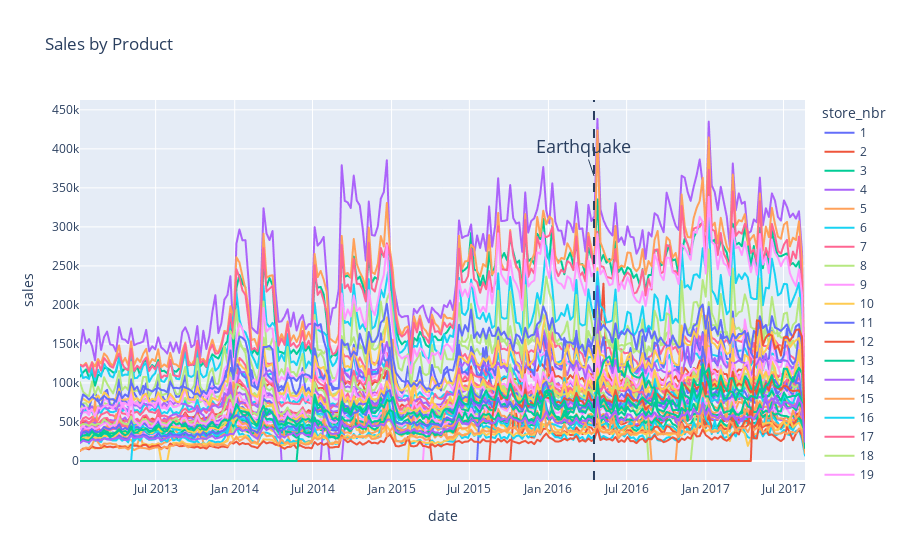

The notebook cell saved with this chart:
### Code cell
weekly_type = df.drop(["family", "id", "store_nbr"], axis=1).groupby(df["store_nbr"]).resample("W").sum().reset_index()
fig = px.line(weekly_type, x="date", y="sales", color="store_nbr", title="Sales by Product")
fig.add_vline(x="2016-04-16", line_dash="dash", line_width=2)
fig.add_annotation(x="2016-04-16", y=0.8, yref="paper",
            text="Earthquake", font_size=18)
fig.show()

### Figure 1 — Plotly figure (JSON) as saved in the notebook; plotly's stock layout.template omitted (floating-point values rounded to 4 significant figures; data arrays with more than 128 entries replaced by an {"elided": "..."} marker saying what was removed)
{"data": [{"hovertemplate": "store_nbr=1<br>date=%{x}<br>sales=%{y}<extra></extra>", "legendgroup": "1", "line": {"color": "#636efa", "dash": "solid"}, "marker": {"symbol": "circle"}, "mode": "lines", "name": "1", "showlegend": true, "type": "scattergl", "x": {"elided": "242 str values"}, "xaxis": "x", "y": {"elided": "242 float values"}, "yaxis": "y"}, {"hovertemplate": "store_nbr=2<br>date=%{x}<br>sales=%{y}<extra></extra>", "legendgroup": "2", "line": {"color": "#EF553B", "dash": "solid"}, "marker": {"symbol": "circle"}, "mode": "lines", "name": "2", "showlegend": true, "type": "scattergl", "x": {"elided": "242 str values"}, "xaxis": "x", "y": {"elided": "242 float values"}, "yaxis": "y"}, {"hovertemplate": "store_nbr=3<br>date=%{x}<br>sales=%{y}<extra></extra>", "legendgroup": "3", "line": {"color": "#00cc96", "dash": "solid"}, "marker": {"symbol": "circle"}, "mode": "lines", "name": "3", "showlegend": true, "type": "scattergl", "x": {"elided": "242 str values"}, "xaxis": "x", "y": {"elided": "242 float values"}, "yaxis": "y"}, {"hovertemplate": "store_nbr=4<br>date=%{x}<br>sales=%{y}<extra></extra>", "legendgroup": "4", "line": {"color": "#ab63fa", "dash": "solid"}, "marker": {"symbol": "circle"}, "mode": "lines", "name": "4", "showlegend": true, "type": "scattergl", "x": {"elided": "242 str values"}, "xaxis": "x", "y": {"elided": "242 float values"}, "yaxis": "y"}, {"hovertemplate": "store_nbr=5<br>date=%{x}<br>sales=%{y}<extra></extra>", "legendgroup": "5", "line": {"color": "#FFA15A", "dash": "solid"}, "marker": {"symbol": "circle"}, "mode": "lines", "name": "5", "showlegend": true, "type": "scattergl", "x": {"elided": "242 str values"}, "xaxis": "x", "y": {"elided": "242 float values"}, "yaxis": "y"}, {"hovertemplate": "store_nbr=6<br>date=%{x}<br>sales=%{y}<extra></extra>", "legendgroup": "6", "line": {"color": "#19d3f3", "dash": "solid"}, "marker": {"symbol": "circle"}, "mode": "lines", "name": "6", "showlegend": true, "type": "scattergl", "x": {"elided": "242 str values"}, "xaxis": "x", "y": {"elided": "242 float values"}, "yaxis": "y"}, {"hovertemplate": "store_nbr=7<br>date=%{x}<br>sales=%{y}<extra></extra>", "legendgroup": "7", "line": {"color": "#FF6692", "dash": "solid"}, "marker": {"symbol": "circle"}, "mode": "lines", "name": "7", "showlegend": true, "type": "scattergl", "x": {"elided": "242 str values"}, "xaxis": "x", "y": {"elided": "242 float values"}, "yaxis": "y"}, {"hovertemplate": "store_nbr=8<br>date=%{x}<br>sales=%{y}<extra></extra>", "legendgroup": "8", "line": {"color": "#B6E880", "dash": "solid"}, "marker": {"symbol": "circle"}, "mode": "lines", "name": "8", "showlegend": true, "type": "scattergl", "x": {"elided": "242 str values"}, "xaxis": "x", "y": {"elided": "242 float values"}, "yaxis": "y"}, {"hovertemplate": "store_nbr=9<br>date=%{x}<br>sales=%{y}<extra></extra>", "legendgroup": "9", "line": {"color": "#FF97FF", "dash": "solid"}, "marker": {"symbol": "circle"}, "mode": "lines", "name": "9", "showlegend": true, "type": "scattergl", "x": {"elided": "242 str values"}, "xaxis": "x", "y": {"elided": "242 float values"}, "yaxis": "y"}, {"hovertemplate": "store_nbr=10<br>date=%{x}<br>sales=%{y}<extra></extra>", "legendgroup": "10", "line": {"color": "#FECB52", "dash": "solid"}, "marker": {"symbol": "circle"}, "mode": "lines", "name": "10", "showlegend": true, "type": "scattergl", "x": {"elided": "242 str values"}, "xaxis": "x", "y": {"elided": "242 float values"}, "yaxis": "y"}, {"hovertemplate": "store_nbr=11<br>date=%{x}<br>sales=%{y}<extra></extra>", "legendgroup": "11", "line": {"color": "#636efa", "dash": "solid"}, "marker": {"symbol": "circle"}, "mode": "lines", "name": "11", "showlegend": true, "type": "scattergl", "x": {"elided": "242 str values"}, "xaxis": "x", "y": {"elided": "242 float values"}, "yaxis": "y"}, {"hovertemplate": "store_nbr=12<br>date=%{x}<br>sales=%{y}<extra></extra>", "legendgroup": "12", "line": {"color": "#EF553B", "dash": "solid"}, "marker": {"symbol": "circle"}, "mode": "lines", "name": "12", "showlegend": true, "type": "scattergl", "x": {"elided": "242 str values"}, "xaxis": "x", "y": {"elided": "242 float values"}, "yaxis": "y"}, {"hovertemplate": "store_nbr=13<br>date=%{x}<br>sales=%{y}<extra></extra>", "legendgroup": "13", "line": {"color": "#00cc96", "dash": "solid"}, "marker": {"symbol": "circle"}, "mode": "lines", "name": "13", "showlegend": true, "type": "scattergl", "x": {"elided": "242 str values"}, "xaxis": "x", "y": {"elided": "242 float values"}, "yaxis": "y"}, {"hovertemplate": "store_nbr=14<br>date=%{x}<br>sales=%{y}<extra></extra>", "legendgroup": "14", "line": {"color": "#ab63fa", "dash": "solid"}, "marker": {"symbol": "circle"}, "mode": "lines", "name": "14", "showlegend": true, "type": "scattergl", "x": {"elided": "242 str values"}, "xaxis": "x", "y": {"elided": "242 float values"}, "yaxis": "y"}, {"hovertemplate": "store_nbr=15<br>date=%{x}<br>sales=%{y}<extra></extra>", "legendgroup": "15", "line": {"color": "#FFA15A", "dash": "solid"}, "marker": {"symbol": "circle"}, "mode": "lines", "name": "15", "showlegend": true, "type": "scattergl", "x": {"elided": "242 str values"}, "xaxis": "x", "y": {"elided": "242 float values"}, "yaxis": "y"}, {"hovertemplate": "store_nbr=16<br>date=%{x}<br>sales=%{y}<extra></extra>", "legendgroup": "16", "line": {"color": "#19d3f3", "dash": "solid"}, "marker": {"symbol": "circle"}, "mode": "lines", "name": "16", "showlegend": true, "type": "scattergl", "x": {"elided": "242 str values"}, "xaxis": "x", "y": {"elided": "242 float values"}, "yaxis": "y"}, {"hovertemplate": "store_nbr=17<br>date=%{x}<br>sales=%{y}<extra></extra>", "legendgroup": "17", "line": {"color": "#FF6692", "dash": "solid"}, "marker": {"symbol": "circle"}, "mode": "lines", "name": "17", "showlegend": true, "type": "scattergl", "x": {"elided": "242 str values"}, "xaxis": "x", "y": {"elided": "242 float values"}, "yaxis": "y"}, {"hovertemplate": "store_nbr=18<br>date=%{x}<br>sales=%{y}<extra></extra>", "legendgroup": "18", "line": {"color": "#B6E880", "dash": "solid"}, "marker": {"symbol": "circle"}, "mode": "lines", "name": "18", "showlegend": true, "type": "scattergl", "x": {"elided": "242 str values"}, "xaxis": "x", "y": {"elided": "242 float values"}, "yaxis": "y"}, {"hovertemplate": "store_nbr=19<br>date=%{x}<br>sales=%{y}<extra></extra>", "legendgroup": "19", "line": {"color": "#FF97FF", "dash": "solid"}, "marker": {"symbol": "circle"}, "mode": "lines", "name": "19", "showlegend": true, "type": "scattergl", "x": {"elided": "242 str values"}, "xaxis": "x", "y": {"elided": "242 float values"}, "yaxis": "y"}, {"hovertemplate": "store_nbr=20<br>date=%{x}<br>sales=%{y}<extra></extra>", "legendgroup": "20", "line": {"color": "#FECB52", "dash": "solid"}, "marker": {"symbol": "circle"}, "mode": "lines", "name": "20", "showlegend": true, "type": "scattergl", "x": {"elided": "242 str values"}, "xaxis": "x", "y": {"elided": "242 float values"}, "yaxis": "y"}, {"hovertemplate": "store_nbr=21<br>date=%{x}<br>sales=%{y}<extra></extra>", "legendgroup": "21", "line": {"color": "#636efa", "dash": "solid"}, "marker": {"symbol": "circle"}, "mode": "lines", "name": "21", "showlegend": true, "type": "scattergl", "x": {"elided": "242 str values"}, "xaxis": "x", "y": {"elided": "242 float values"}, "yaxis": "y"}, {"hovertemplate": "store_nbr=22<br>date=%{x}<br>sales=%{y}<extra></extra>", "legendgroup": "22", "line": {"color": "#EF553B", "dash": "solid"}, "marker": {"symbol": "circle"}, "mode": "lines", "name": "22", "showlegend": true, "type": "scattergl", "x": {"elided": "242 str values"}, "xaxis": "x", "y": {"elided": "242 float values"}, "yaxis": "y"}, {"hovertemplate": "store_nbr=23<br>date=%{x}<br>sales=%{y}<extra></extra>", "legendgroup": "23", "line": {"color": "#00cc96", "dash": "solid"}, "marker": {"symbol": "circle"}, "mode": "lines", "name": "23", "showlegend": true, "type": "scattergl", "x": {"elided": "242 str values"}, "xaxis": "x", "y": {"elided": "242 float values"}, "yaxis": "y"}, {"hovertemplate": "store_nbr=24<br>date=%{x}<br>sales=%{y}<extra></extra>", "legendgroup": "24", "line": {"color": "#ab63fa", "dash": "solid"}, "marker": {"symbol": "circle"}, "mode": "lines", "name": "24", "showlegend": true, "type": "scattergl", "x": {"elided": "242 str values"}, "xaxis": "x", "y": {"elided": "242 float values"}, "yaxis": "y"}, {"hovertemplate": "store_nbr=25<br>date=%{x}<br>sales=%{y}<extra></extra>", "legendgroup": "25", "line": {"color": "#FFA15A", "dash": "solid"}, "marker": {"symbol": "circle"}, "mode": "lines", "name": "25", "showlegend": true, "type": "scattergl", "x": {"elided": "242 str values"}, "xaxis": "x", "y": {"elided": "242 float values"}, "yaxis": "y"}, {"hovertemplate": "store_nbr=26<br>date=%{x}<br>sales=%{y}<extra></extra>", "legendgroup": "26", "line": {"color": "#19d3f3", "dash": "solid"}, "marker": {"symbol": "circle"}, "mode": "lines", "name": "26", "showlegend": true, "type": "scattergl", "x": {"elided": "242 str values"}, "xaxis": "x", "y": {"elided": "242 float values"}, "yaxis": "y"}, {"hovertemplate": "store_nbr=27<br>date=%{x}<br>sales=%{y}<extra></extra>", "legendgroup": "27", "line": {"color": "#FF6692", "dash": "solid"}, "marker": {"symbol": "circle"}, "mode": "lines", "name": "27", "showlegend": true, "type": "scattergl", "x": {"elided": "242 str values"}, "xaxis": "x", "y": {"elided": "242 float values"}, "yaxis": "y"}, {"hovertemplate": "store_nbr=28<br>date=%{x}<br>sales=%{y}<extra></extra>", "legendgroup": "28", "line": {"color": "#B6E880", "dash": "solid"}, "marker": {"symbol": "circle"}, "mode": "lines", "name": "28", "showlegend": true, "type": "scattergl", "x": {"elided": "242 str values"}, "xaxis": "x", "y": {"elided": "242 float values"}, "yaxis": "y"}, {"hovertemplate": "store_nbr=29<br>date=%{x}<br>sales=%{y}<extra></extra>", "legendgroup": "29", "line": {"color": "#FF97FF", "dash": "solid"}, "marker": {"symbol": "circle"}, "mode": "lines", "name": "29", "showlegend": true, "type": "scattergl", "x": {"elided": "242 str values"}, "xaxis": "x", "y": {"elided": "242 float values"}, "yaxis": "y"}, {"hovertemplate": "store_nbr=30<br>date=%{x}<br>sales=%{y}<extra></extra>", "legendgroup": "30", "line": {"color": "#FECB52", "dash": "solid"}, "marker": {"symbol": "circle"}, "mode": "lines", "name": "30", "showlegend": true, "type": "scattergl", "x": {"elided": "242 str values"}, "xaxis": "x", "y": {"elided": "242 float values"}, "yaxis": "y"}, {"hovertemplate": "store_nbr=31<br>date=%{x}<br>sales=%{y}<extra></extra>", "legendgroup": "31", "line": {"color": "#636efa", "dash": "solid"}, "marker": {"symbol": "circle"}, "mode": "lines", "name": "31", "showlegend": true, "type": "scattergl", "x": {"elided": "242 str values"}, "xaxis": "x", "y": {"elided": "242 float values"}, "yaxis": "y"}, {"hovertemplate": "store_nbr=32<br>date=%{x}<br>sales=%{y}<extra></extra>", "legendgroup": "32", "line": {"color": "#EF553B", "dash": "solid"}, "marker": {"symbol": "circle"}, "mode": "lines", "name": "32", "showlegend": true, "type": "scattergl", "x": {"elided": "242 str values"}, "xaxis": "x", "y": {"elided": "242 float values"}, "yaxis": "y"}, {"hovertemplate": "store_nbr=33<br>date=%{x}<br>sales=%{y}<extra></extra>", "legendgroup": "33", "line": {"color": "#00cc96", "dash": "solid"}, "marker": {"symbol": "circle"}, "mode": "lines", "name": "33", "showlegend": true, "type": "scattergl", "x": {"elided": "242 str values"}, "xaxis": "x", "y": {"elided": "242 float values"}, "yaxis": "y"}, {"hovertemplate": "store_nbr=34<br>date=%{x}<br>sales=%{y}<extra></extra>", "legendgroup": "34", "line": {"color": "#ab63fa", "dash": "solid"}, "marker": {"symbol": "circle"}, "mode": "lines", "name": "34", "showlegend": true, "type": "scattergl", "x": {"elided": "242 str values"}, "xaxis": "x", "y": {"elided": "242 float values"}, "yaxis": "y"}, {"hovertemplate": "store_nbr=35<br>date=%{x}<br>sales=%{y}<extra></extra>", "legendgroup": "35", "line": {"color": "#FFA15A", "dash": "solid"}, "marker": {"symbol": "circle"}, "mode": "lines", "name": "35", "showlegend": true, "type": "scattergl", "x": {"elided": "242 str values"}, "xaxis": "x", "y": {"elided": "242 float values"}, "yaxis": "y"}, {"hovertemplate": "store_nbr=36<br>date=%{x}<br>sales=%{y}<extra></extra>", "legendgroup": "36", "line": {"color": "#19d3f3", "dash": "solid"}, "marker": {"symbol": "circle"}, "mode": "lines", "name": "36", "showlegend": true, "type": "scattergl", "x": {"elided": "242 str values"}, "xaxis": "x", "y": {"elided": "242 float values"}, "yaxis": "y"}, {"hovertemplate": "store_nbr=37<br>date=%{x}<br>sales=%{y}<extra></extra>", "legendgroup": "37", "line": {"color": "#FF6692", "dash": "solid"}, "marker": {"symbol": "circle"}, "mode": "lines", "name": "37", "showlegend": true, "type": "scattergl", "x": {"elided": "242 str values"}, "xaxis": "x", "y": {"elided": "242 float values"}, "yaxis": "y"}, {"hovertemplate": "store_nbr=38<br>date=%{x}<br>sales=%{y}<extra></extra>", "legendgroup": "38", "line": {"color": "#B6E880", "dash": "solid"}, "marker": {"symbol": "circle"}, "mode": "lines", "name": "38", "showlegend": true, "type": "scattergl", "x": {"elided": "242 str values"}, "xaxis": "x", "y": {"elided": "242 float values"}, "yaxis": "y"}, {"hovertemplate": "store_nbr=39<br>date=%{x}<br>sales=%{y}<extra></extra>", "legendgroup": "39", "line": {"color": "#FF97FF", "dash": "solid"}, "marker": {"symbol": "circle"}, "mode": "lines", "name": "39", "showlegend": true, "type": "scattergl", "x": {"elided": "242 str values"}, "xaxis": "x", "y": {"elided": "242 float values"}, "yaxis": "y"}, {"hovertemplate": "store_nbr=40<br>date=%{x}<br>sales=%{y}<extra></extra>", "legendgroup": "40", "line": {"color": "#FECB52", "dash": "solid"}, "marker": {"symbol": "circle"}, "mode": "lines", "name": "40", "showlegend": true, "type": "scattergl", "x": {"elided": "242 str values"}, "xaxis": "x", "y": {"elided": "242 float values"}, "yaxis": "y"}, {"hovertemplate": "store_nbr=41<br>date=%{x}<br>sales=%{y}<extra></extra>", "legendgroup": "41", "line": {"color": "#636efa", "dash": "solid"}, "marker": {"symbol": "circle"}, "mode": "lines", "name": "41", "showlegend": true, "type": "scattergl", "x": {"elided": "242 str values"}, "xaxis": "x", "y": {"elided": "242 float values"}, "yaxis": "y"}, {"hovertemplate": "store_nbr=42<br>date=%{x}<br>sales=%{y}<extra></extra>", "legendgroup": "42", "line": {"color": "#EF553B", "dash": "solid"}, "marker": {"symbol": "circle"}, "mode": "lines", "name": "42", "showlegend": true, "type": "scattergl", "x": {"elided": "242 str values"}, "xaxis": "x", "y": {"elided": "242 float values"}, "yaxis": "y"}, {"hovertemplate": "store_nbr=43<br>date=%{x}<br>sales=%{y}<extra></extra>", "legendgroup": "43", "line": {"color": "#00cc96", "dash": "solid"}, "marker": {"symbol": "circle"}, "mode": "lines", "name": "43", "showlegend": true, "type": "scattergl", "x": {"elided": "242 str values"}, "xaxis": "x", "y": {"elided": "242 float values"}, "yaxis": "y"}, {"hovertemplate": "store_nbr=44<br>date=%{x}<br>sales=%{y}<extra></extra>", "legendgroup": "44", "line": {"color": "#ab63fa", "dash": "solid"}, "marker": {"symbol": "circle"}, "mode": "lines", "name": "44", "showlegend": true, "type": "scattergl", "x": {"elided": "242 str values"}, "xaxis": "x", "y": {"elided": "242 float values"}, "yaxis": "y"}, {"hovertemplate": "store_nbr=45<br>date=%{x}<br>sales=%{y}<extra></extra>", "legendgroup": "45", "line": {"color": "#FFA15A", "dash": "solid"}, "marker": {"symbol": "circle"}, "mode": "lines", "name": "45", "showlegend": true, "type": "scattergl", "x": {"elided": "242 str values"}, "xaxis": "x", "y": {"elided": "242 float values"}, "yaxis": "y"}, {"hovertemplate": "store_nbr=46<br>date=%{x}<br>sales=%{y}<extra></extra>", "legendgroup": "46", "line": {"color": "#19d3f3", "dash": "solid"}, "marker": {"symbol": "circle"}, "mode": "lines", "name": "46", "showlegend": true, "type": "scattergl", "x": {"elided": "242 str values"}, "xaxis": "x", "y": {"elided": "242 float values"}, "yaxis": "y"}, {"hovertemplate": "store_nbr=47<br>date=%{x}<br>sales=%{y}<extra></extra>", "legendgroup": "47", "line": {"color": "#FF6692", "dash": "solid"}, "marker": {"symbol": "circle"}, "mode": "lines", "name": "47", "showlegend": true, "type": "scattergl", "x": {"elided": "242 str values"}, "xaxis": "x", "y": {"elided": "242 float values"}, "yaxis": "y"}, {"hovertemplate": "store_nbr=48<br>date=%{x}<br>sales=%{y}<extra></extra>", "legendgroup": "48", "line": {"color": "#B6E880", "dash": "solid"}, "marker": {"symbol": "circle"}, "mode": "lines", "name": "48", "showlegend": true, "type": "scattergl", "x": {"elided": "242 str values"}, "xaxis": "x", "y": {"elided": "242 float values"}, "yaxis": "y"}, {"hovertemplate": "store_nbr=49<br>date=%{x}<br>sales=%{y}<extra></extra>", "legendgroup": "49", "line": {"color": "#FF97FF", "dash": "solid"}, "marker": {"symbol": "circle"}, "mode": "lines", "name": "49", "showlegend": true, "type": "scattergl", "x": {"elided": "242 str values"}, "xaxis": "x", "y": {"elided": "242 float values"}, "yaxis": "y"}, {"hovertemplate": "store_nbr=50<br>date=%{x}<br>sales=%{y}<extra></extra>", "legendgroup": "50", "line": {"color": "#FECB52", "dash": "solid"}, "marker": {"symbol": "circle"}, "mode": "lines", "name": "50", "showlegend": true, "type": "scattergl", "x": {"elided": "242 str values"}, "xaxis": "x", "y": {"elided": "242 float values"}, "yaxis": "y"}, {"hovertemplate": "store_nbr=51<br>date=%{x}<br>sales=%{y}<extra></extra>", "legendgroup": "51", "line": {"color": "#636efa", "dash": "solid"}, "marker": {"symbol": "circle"}, "mode": "lines", "name": "51", "showlegend": true, "type": "scattergl", "x": {"elided": "242 str values"}, "xaxis": "x", "y": {"elided": "242 float values"}, "yaxis": "y"}, {"hovertemplate": "store_nbr=52<br>date=%{x}<br>sales=%{y}<extra></extra>", "legendgroup": "52", "line": {"color": "#EF553B", "dash": "solid"}, "marker": {"symbol": "circle"}, "mode": "lines", "name": "52", "showlegend": true, "type": "scattergl", "x": {"elided": "242 str values"}, "xaxis": "x", "y": {"elided": "242 float values"}, "yaxis": "y"}, {"hovertemplate": "store_nbr=53<br>date=%{x}<br>sales=%{y}<extra></extra>", "legendgroup": "53", "line": {"color": "#00cc96", "dash": "solid"}, "marker": {"symbol": "circle"}, "mode": "lines", "name": "53", "showlegend": true, "type": "scattergl", "x": {"elided": "242 str values"}, "xaxis": "x", "y": {"elided": "242 float values"}, "yaxis": "y"}, {"hovertemplate": "store_nbr=54<br>date=%{x}<br>sales=%{y}<extra></extra>", "legendgroup": "54", "line": {"color": "#ab63fa", "dash": "solid"}, "marker": {"symbol": "circle"}, "mode": "lines", "name": "54", "showlegend": true, "type": "scattergl", "x": {"elided": "242 str values"}, "xaxis": "x", "y": {"elided": "242 float values"}, "yaxis": "y"}], "layout": {"annotations": [{"font": {"size": 18}, "text": "Earthquake", "x": "2016-04-16", "y": 0.8, "yref": "paper"}], "legend": {"title": {"text": "store_nbr"}, "tracegroupgap": 0}, "shapes": [{"line": {"dash": "dash", "width": 2}, "type": "line", "x0": "2016-04-16", "x1": "2016-04-16", "xref": "x", "y0": 0, "y1": 1, "yref": "y domain"}], "title": {"text": "Sales by Product"}, "xaxis": {"anchor": "y", "domain": [0, 1], "title": {"text": "date"}}, "yaxis": {"anchor": "x", "domain": [0, 1], "title": {"text": "sales"}}}}
